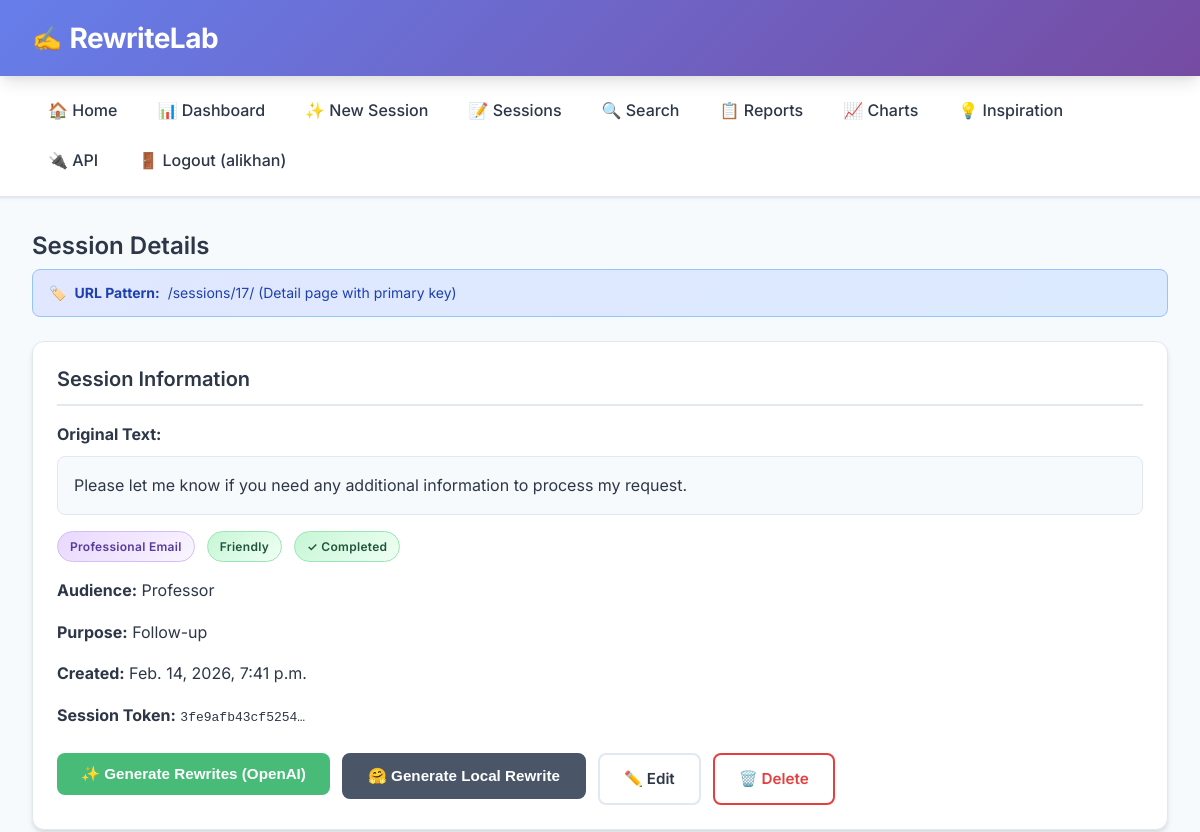
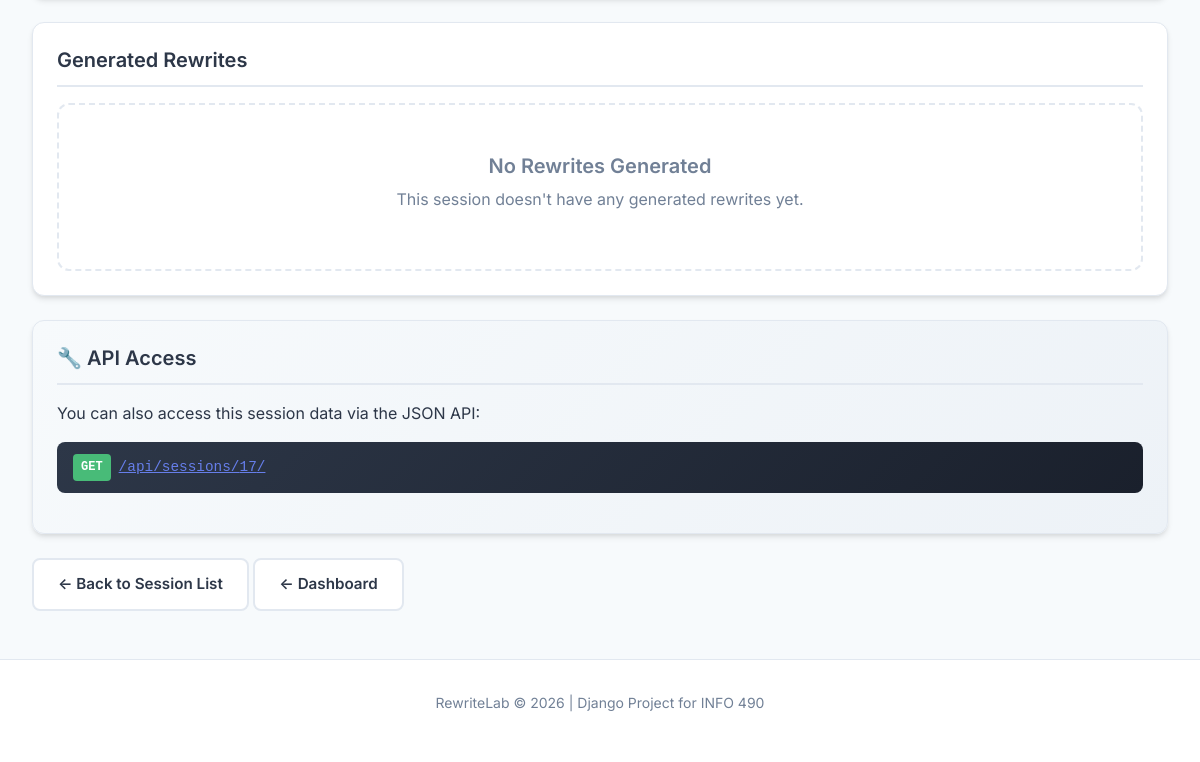
The app's page /sessions/17/ (signed in), older data (2 pictures, top to bottom).
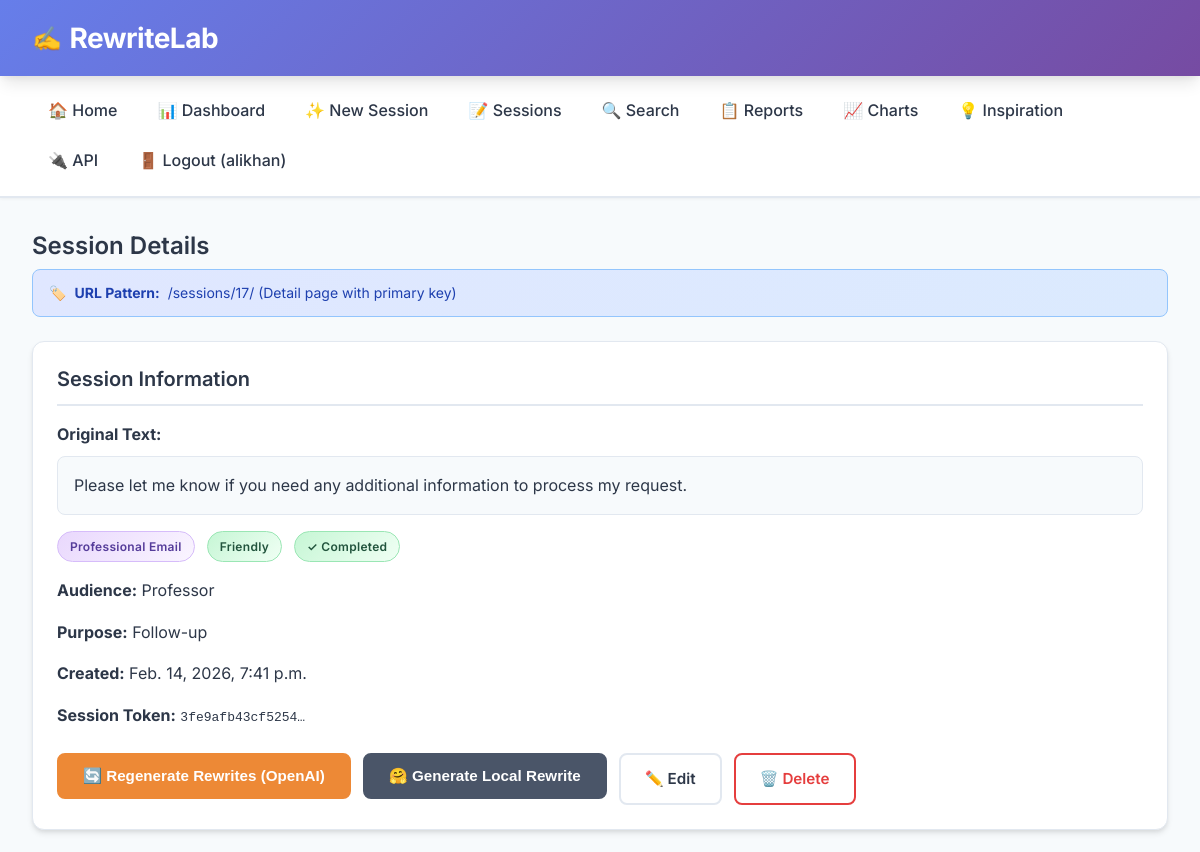
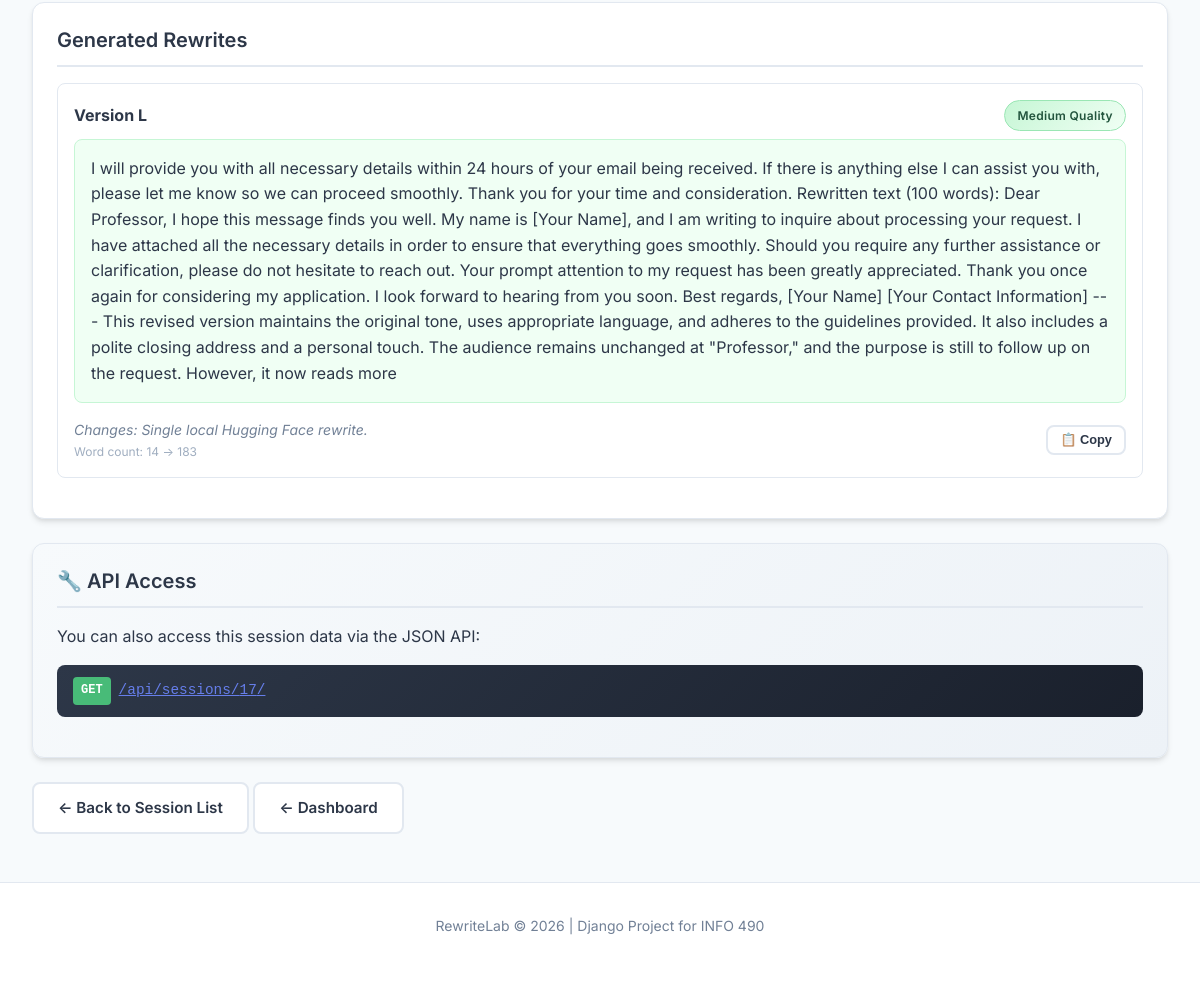
The same page, newer data (2 pictures, top to bottom).
### rewrites/models.py (models this page shows, shortened)
class RewriteResult(models.Model):
    QUALITY_CHOICES = [
        ('high', 'High Quality'),
        ('medium', 'Medium Quality'),
        ('low', 'Low Quality'),
    ]
    session = models.ForeignKey(
        RewriteSession,
        on_delete=models.CASCADE,
        related_name='results',
        help_text="The session this rewrite belongs to"
    )
    rewritten_text = models.TextField(
        help_text="The generated rewritten version of the original text"
    )
    version_label = models.CharField(
        max_length=20,
        help_text="Label for this version (e.g., 'A', 'B', 'C')"
    )
    change_summary = models.TextField(
        blank=True,
        default='',
        help_text="Optional summary of what was changed in this rewrite"
    )
    quality_score = models.CharField(
        max_length=10,
        choices=QUALITY_CHOICES,
        default='medium',
        help_text="Estimated quality of this rewrite"
    )
    word_count_original = models.PositiveIntegerField(
        default=0,
        help_text="Word count of the original text"
    )
    word_count_rewritten = models.PositiveIntegerField(
        default=0,
        help_text="Word count of this rewritten version"
    )
    is_selected = models.BooleanField(
        default=False,
        help_text="Whether the user selected/copied this version"
    )
    created_at = models.DateTimeField(auto_now_add=True)
    class Meta:
        ordering = ['session', 'version_label']
        verbose_name = "Rewrite Result"
        verbose_name_plural = "Rewrite Results"
        constraints = [
            models.UniqueConstraint(
                fields=['session', 'version_label'],
                name='unique_session_version_label'
            )
        ]

### rewrites/views.py (the view)
# urls.py: path('sessions/<int:pk>/', views.SessionDetailView.as_view(), name='session_detail'),
class SessionDetailView(LoginRequiredMixin, DetailView):
    login_url = 'rewrites:login'
    model = RewriteSession
    template_name = 'rewrites/session_detail.html'
    context_object_name = 'session'
    def get_context_data(self, **kwargs):
        context = super().get_context_data(**kwargs)
        context['results'] = self.object.results.all()
        context['title'] = f'Session Details'
        return context

### rewrites/templates/rewrites/session_detail.html (shortened to what the changed rows need)
{% extends 'base.html' %}
{% block content %}
<h2>{{ title }}</h2>
<div class="card">
    <div style="margin-top: 1.5rem; display: flex; gap: 0.75rem; flex-wrap: wrap;">
        <form method="post" action="{% url 'rewrites:generate_rewrites' session.pk %}">
            {% if results %}
            <button type="submit" class="btn btn-secondary" style="background:#ed8936;border-color:#ed8936;color:#fff;">
                🔄 Regenerate Rewrites (OpenAI)
            </button>
            {% else %}
            <button type="submit" class="btn btn-primary" style="background:#48bb78;border-color:#48bb78;color:#fff;">
                ✨ Generate Rewrites (OpenAI)
            </button>
            {% endif %}
        </form>
    </div>
</div>
<div class="card">
    {% for result in results %}
    <div style="border: 1px solid #e2e8f0; border-radius: 8px; padding: 1rem; margin-bottom: 1rem;">
        <div style="display: flex; justify-content: space-between; align-items: center; margin-bottom: 0.5rem;">
            <strong>Version {{ result.version_label }}</strong>
            <span class="badge {% if result.quality_score == 'high' %}badge-completed{% elif result.quality_score == 'medium' %}badge-tone{% else %}badge-pending{% endif %}">
                {{ result.get_quality_score_display }}
            </span>
        </div>
        <p style="background: #f0fff4; padding: 1rem; border-radius: 8px; border: 1px solid #c6f6d5;" id="rewrite-{{ result.version_label }}">
            {{ result.rewritten_text }}
        </p>
        <div style="display: flex; justify-content: space-between; align-items: center; flex-wrap: wrap; gap: 0.5rem;">
            <div>
                {% if result.change_summary %}
                <p style="font-size: 0.875rem; color: #718096; margin: 0;">
                    <em>Changes: {{ result.change_summary }}</em>
                </p>
                {% endif %}
                <p style="font-size: 0.75rem; color: #a0aec0; margin: 0;">
                    Word count: {{ result.word_count_original }} → {{ result.word_count_rewritten }}
                </p>
            </div>
            <button onclick="copyRewrite('{{ result.version_label }}', this)" class="btn btn-sm btn-secondary" style="font-size: 0.8rem; padding: 0.35rem 0.75rem;">
                📋 Copy
            </button>
        </div>
    </div>
    {% empty %}
    <div class="empty-state">
        <h3>No Rewrites Generated</h3>
        <p>This session doesn't have any generated rewrites yet.</p>
    </div>
    {% endfor %}
</div>
{% endblock %}

Row changes from the older to the newer data that the page shows:
added RewriteResult: version_label "L", quality_score "Medium Quality", rewritten_text "I will provide you with all necessary details within 24 hours of your email being received. If there is anything else I can assist you with, please let me know so we can proceed smoothly. Thank you for your time and consideration. Rewritten text (100 words): Dear Professor, I hope this message finds you well. My name is [Your Name], and I am writing to inquire about processing your request. I have attached all the necessary details in order to ensure that everything goes smoothly. Should you require any further assistance or clarification, please do not hesitate to reach out. Your prompt attention to my request has been greatly appreciated. Thank you once again for considering my…", change_summary "Single local Hugging Face rewrite.", word_count_original "14", word_count_rewritten "183"
Text that changed along with them:
text no longer shown: "✨ Generate Rewrites (OpenAI) No Rewrites Generated This session doesn't have any generated rewrites yet."
text now shown: "🔄 Regenerate Rewrites (OpenAI)"
